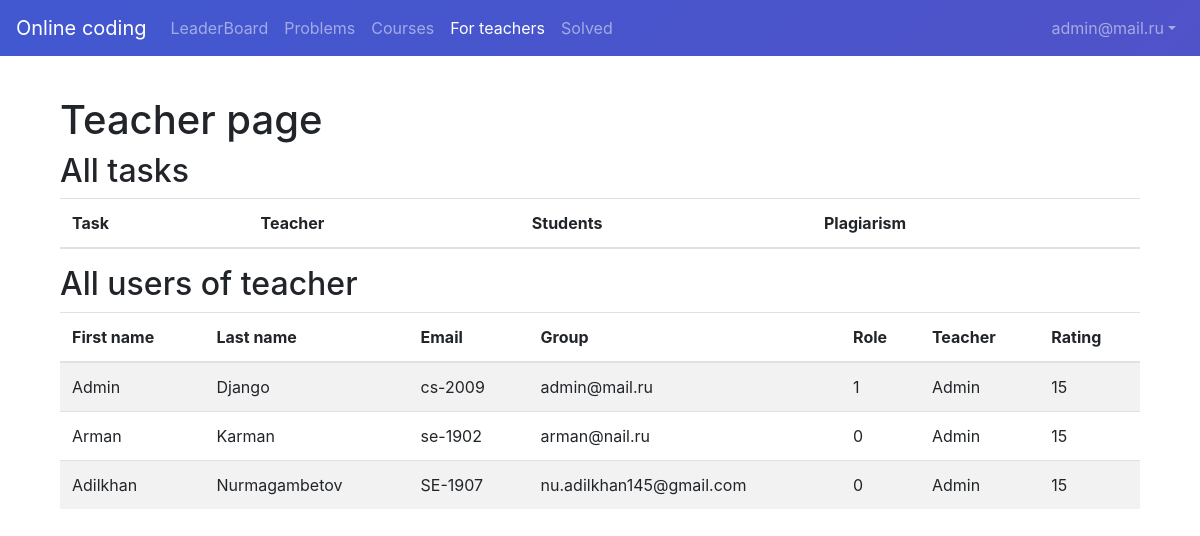
/teacher (signed in), run on the app's committed database.
### user/models.py (models this page shows, shortened)
class User(AbstractBaseUser, PermissionsMixin):
    id = models.UUIDField(primary_key=True, default=uuid.uuid4, editable=False)
    first_name = models.CharField(max_length=32)
    surname = models.CharField(max_length=32)
    group = models.CharField(max_length=32)
    role = models.IntegerField(choices=ROLE_CHOICES, default=0)
    is_active = models.BooleanField(default=True)
    is_staff = models.BooleanField(default=False)
    email = models.EmailField(max_length=255, unique=True)
    rating = models.IntegerField(default=0)
    objects = UserManager()
    USERNAME_FIELD = 'email'

class Student(models.Model):
    user = models.OneToOneField(User, on_delete=models.CASCADE, primary_key=True)
    rating = models.IntegerField(default=0)
    teacher = models.ForeignKey('Teacher', on_delete=models.CASCADE, null=True)

class Teacher(models.Model):
    user = models.OneToOneField(User, on_delete=models.CASCADE, primary_key=True)
    rating = models.IntegerField(default=0)
    uniquenumber = models.CharField(max_length=32, unique=True)

### api/views.py (the view)
# urls.py: path('teacher', teacher, name='teacher'),
def teacher(request):
    if request.user.is_authenticated:
        if request.method == 'GET' and Teacher.objects.all().filter(user=request.user).exists():
            teacher = Teacher.objects.all().filter(user=request.user).first()
            users_of_teachers = Student.objects.all().filter(teacher=teacher)
            plagiarism_tasks_solution = ProgrammingTaskSolution.objects.all().filter(task__teacher=teacher,
                                                                                     isplagiarized=True)
            return render(request, 'onlineCoding/teachers.html',
                          {'teacher': teacher, 'plagiarism_tasks': plagiarism_tasks_solution,
                           'users_of_teachers': users_of_teachers})
    return redirect('auth')

### templates/onlineCoding/teachers.html (shortened to what this page needs)
{% extends 'onlineCoding/base.html' %}
{% block content %}
    <link rel="stylesheet" href="https://cdn.datatables.net/1.12.0/css/jquery.dataTables.min.css">
    <div class="container">
        <h1>Teacher page</h1>
        <h2>All tasks</h2>
        <div class="row">
            <div class="col-md-12">
                <table class="table table-striped">
                    <thead>
                    <tr>
                        <th>Task</th>
                        <th>Teacher</th>
                        <th>Students</th>
                        <th>Plagiarism</th>
                    </tr>
                    </thead>
                </table>
            </div>
        </div>
    </div>
    <div class="container">
        <h2>All users of teacher</h2>
        <div class="row">
            <div class="col-md-12">
                <table class="table table-striped">
                    <thead>
                    <tr>
                        <th>First name</th>
                        <th>Last name</th>
                        <th>Email</th>
                        <th>Group</th>
                        <th>Role</th>
                        <th>Teacher</th>
                        <th>Rating</th>
                    </tr>
                    </thead>
                    <tbody>
                    {% for user in users_of_teachers %}
                        <tr>
                            <td>{{ user.user.first_name }}</td>
                            <td>{{ user.user.surname }}</td>
                            <td>{{ user.user.group }}</td>
                            <td>{{ user.user.email }}</td>
                            <td>{{ user.user.role }}</td>
                            <td>{{ teacher.user.first_name }}</td>
                            <td>{{ user.rating }}</td>
                        </tr>
                    {% endfor %}
                    </tbody>
                </table>
            </div>
        </div>
{% endblock %}

### templates/onlineCoding/base.html (shortened to what this page needs)
<!DOCTYPE html>
<html lang="en">
<head>
    {% load static %}
    <link rel="stylesheet" href="https://cdn.jsdelivr.net/npm/bootstrap@4.6.1/dist/css/bootstrap.min.css"
>
    <link rel="stylesheet" href="{% static 'onlineCoding/css/style.css' %}">
</head>
<body>
<nav class="navbar navbar-expand-md fixed-top navbar-dark bg-purple-gradient">
    <a class="navbar-brand" href="#">Online coding</a>
    {% with request.resolver_match.url_name as url_name %}
        <div class="navbar-collapse offcanvas-collapse" id="navbarsExampleDefault">
            <ul class="navbar-nav mr-auto">
                <li class="nav-item {% if url_name == 'leaderboard' %} active {% endif %}">
                    <a class="nav-link" href="/leaderboard">LeaderBoard <span class="sr-only">(current)</span></a>
                </li>
                <li class="nav-item {% if url_name == 'problems' %} active {% endif %}">
                    <a class="nav-link" href="/problems">Problems</a>
                </li>
                <li class="nav-item {% if url_name == 'courses' %} active {% endif %}">
                    <a class="nav-link" href="/courses">Courses</a>
                </li>
                <li class="nav-item {% if url_name == 'teacher' %} active {% endif %}">
                    <a class="nav-link" href="/teacher">For teachers</a>
                </li>
                <li class="nav-item {% if url_name == 'solved' %} active {% endif %}">
                    <a class="nav-link" href="/solved">Solved</a>
                </li>
            </ul>
            <ul class="navbar-nav">
                {% if request.user.is_authenticated %}
                    <li class="nav-item dropdown {% if url_name == 'profile' %} active {% endif %}">
                        <a class="nav-link dropdown-toggle" href="#" id="dropdown01" data-toggle="dropdown"
                           aria-haspopup="true" aria-expanded="false">{{ request.user }}</a>
                    </li>
                {% else %}
                    <li class="nav-item">
                        <a class="nav-link" href="/auth">Login/Register</a>
                    </li>
                {% endif %}
            </ul>
        </div>
    {% endwith %}
</nav>
<br>
<br>
<br>
<br>
<main role="main" class="container">
    {% block content %}
    {% endblock %}
</main>
</body>
</html>

### static/onlineCoding/css/style.css (style rules this page uses)
.bg-purple-gradient { background-color: #4158D0; background-image: linear-gradient(135deg, #4158D0 0%, #5052c8 100%); }

### data on the page
User: user "admin@mail.ru"
Student: user.first_name "Admin", user.surname "Django", user.group "cs-2009", user.email "admin@mail.ru", user.role "1", rating "15"
Teacher: user.first_name "Admin"
Student: user.first_name "Arman", user.surname "Karman", user.group "se-1902", user.email "arman@nail.ru", user.role "0", rating "15"
Student: user.first_name "Adilkhan", user.surname "Nurmagambetov", user.group "SE-1907", user.email "nu.adilkhan145@gmail.com", user.role "0", rating "15"
